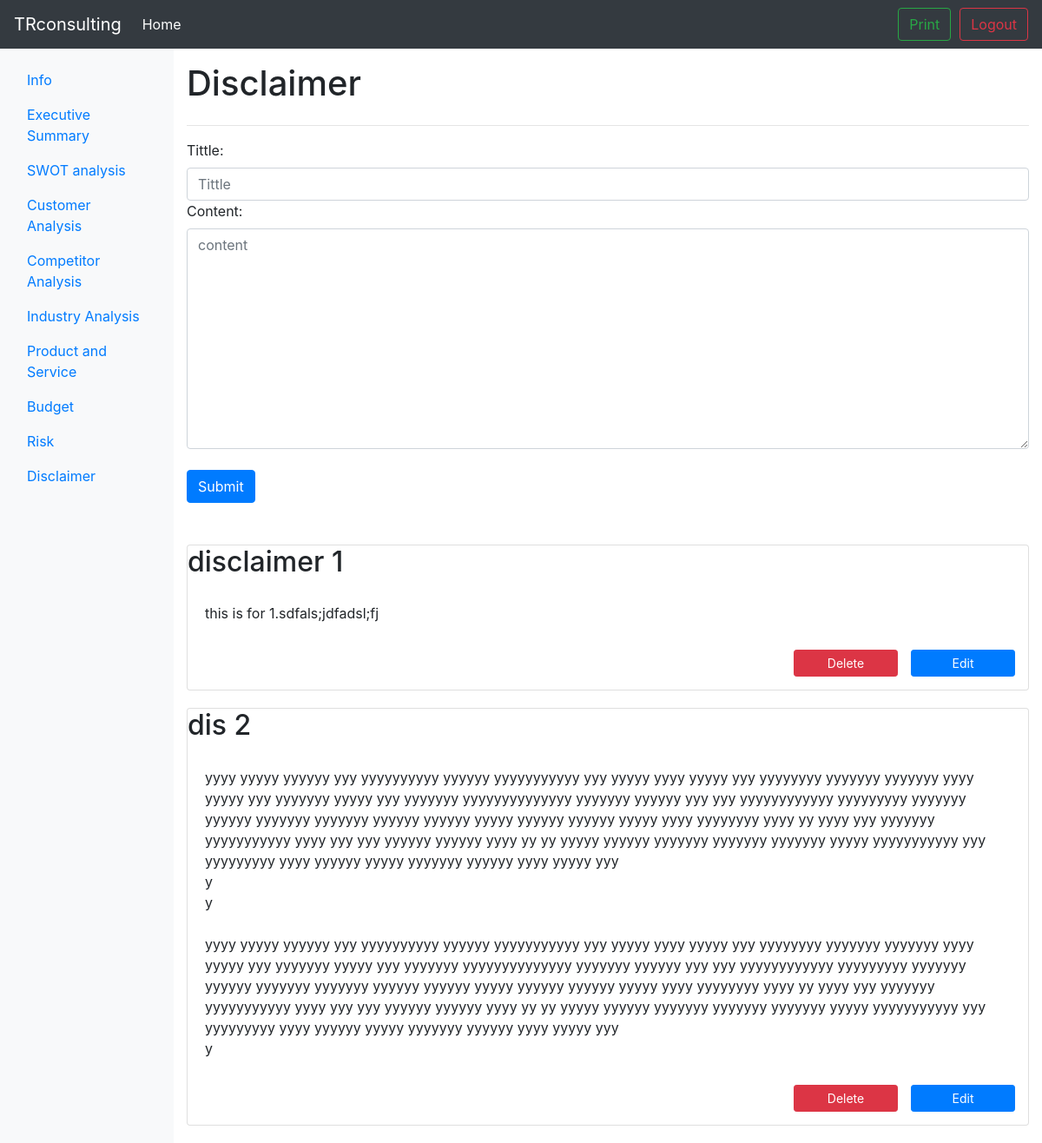
The app's page /1/disclaimer (signed in), older data.
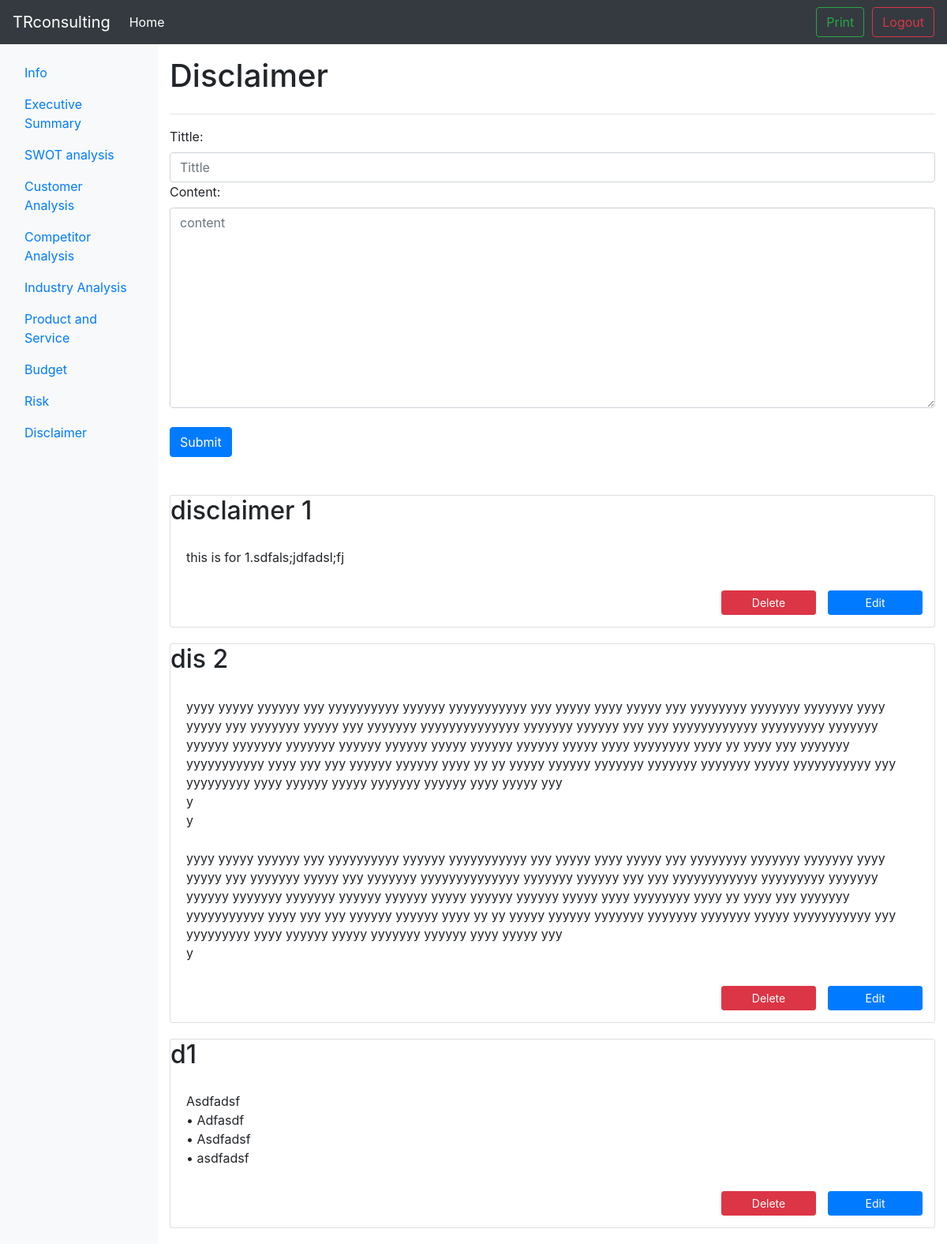
The same page, newer data.
### tables this page shows
CREATE TABLE DISCLAIMER(pid INTEGER, did INTEGER PRIMARY KEY, tt TEXT NOT NULL, pg TEXT NOT NULL, FOREIGN KEY (pid) REFERENCES user(id));

### bpb.py (the view)
@app.route('/<int:pid>/disclaimer',methods=['GET','POST'])
def disclaimer(pid):
	if 'logged_in' in session:
		if (session['logged_in'] == True):
			if request.method == 'GET':
				data = db_func.select_record('disclaimer',pid)
				return render_template('disclaimer.html', data=data)
			if request.method == 'POST':
				tt = request.form['tt']
				pg = request.form['pg']
				db_func.insert_record('disclaimer',pid,tt,pg)
				flash('successfully insert !')
				return redirect('/%d/disclaimer' % pid)
		else:
			return redirect(url_for('login'))
	else:
		return redirect(url_for('login'))

### db_func.py (called while the page is built)
def select_record(table,pid):
	conn = sqlite3.connect('test.db')
	c = conn.cursor()
	c.execute('''SELECT * FROM '%s' WHERE pid='%d' ''' % (table,pid))
	content = c.fetchall()
	conn.commit()
	conn.close()
	return content

### templates/disclaimer.html (shortened to what this page needs)
{% extends "layout.html" %}
{% block main %}
			<main class="col-sm-9 ml-sm-auto col-md-10 pt-3" role="main">
				<h1>Disclaimer</h1>
				<section class="row placeholders">
					<div class="container">
						<hr>
						<form class="form" method="post">
							<label for="pg">Tittle:</label>
							<input id="tt" name="tt" class="form-control" placeholder="Tittle" required>
							<label for="pg">Content:</label>
							<textarea rows="10" id="pg" name="pg" class="form-control" placeholder="content" required></textarea>
							<br>
							<input class="btn btn-primary" method = "post" type="submit"></input>
						</form>
					</div>
				</section>
				<br>
				<br>
				<section>
					<div class="streamOfParts">
						{% if data %}
						{% for i in data %}
						<div class="card" style="margin-bottom: 20px;">
							<h2 class="card-heading">{{ i[2] }}</h2>
							<div style="white-space: pre-line" class="card-body">{{ i[3] }}</div>
							<div align="right" style="margin-bottom: 15px;">
								<input type="button" class="btn btn-primary btn-sm" data-toggle="modal" data-target="#editModal" onclick="load(this)" style="margin-right: 15px;margin-top:10px;float:right;width: 120px;" value="Edit"></input>
								<input type="button" class="btn btn-sm btn-danger" data-toggle="modal" onclick="deleteFunction(this)" style="margin-right: 15px;margin-top:10px;float:right;width: 120px;" value="Delete" data-target="#delConfirm"> </input>
							</div>
						</div>
						{% endfor %}
						{% endif %}
					</div>
				</section>
			</main>
{% endblock %}

Row changes from the older to the newer data that the page shows:
added DISCLAIMER: tt "d1", pg "Asdfadsf • Adfasdf • Asdfadsf • asdfadsf"
